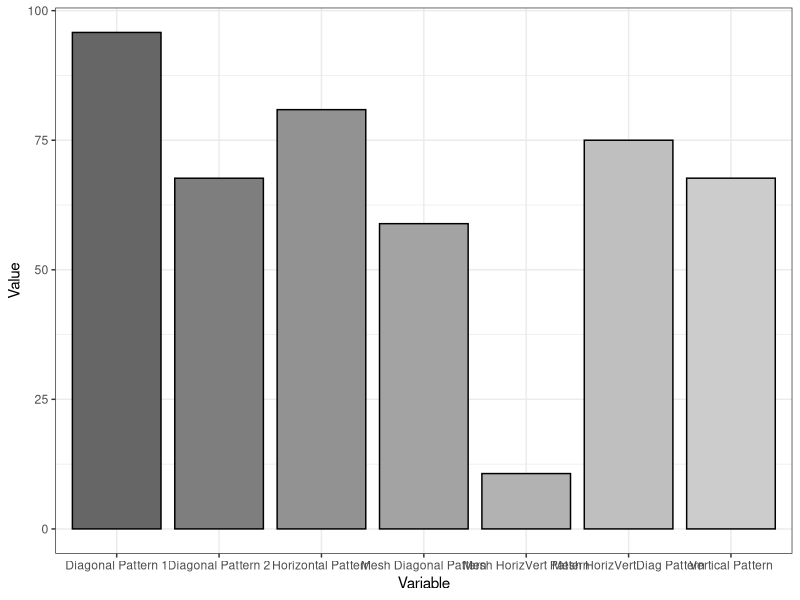
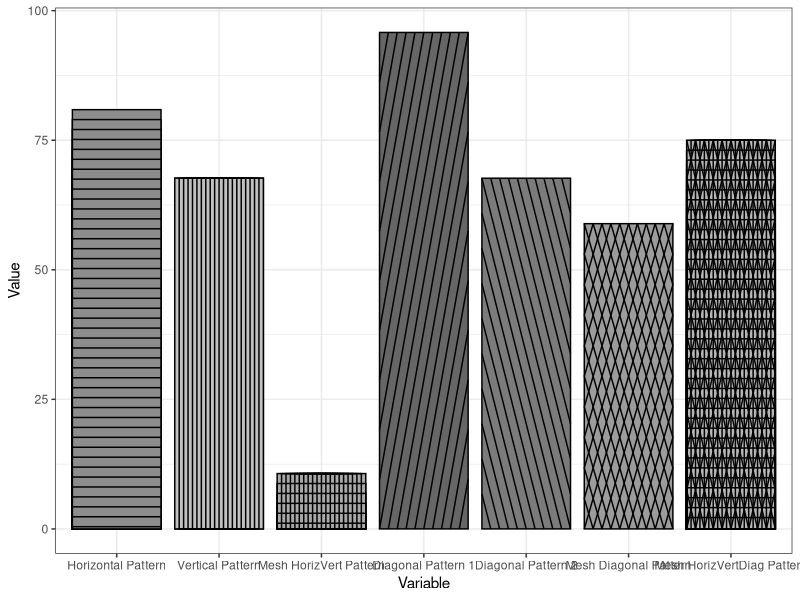

These charts were generated, in order, by the following R code:
#install.packages('ggplot2')

# Object inspection shows that layers are numbered so should be able to access each layer by inputting number also. For example change function
# input to include layer=1(a=4), for example? Maybe a better way to do that? Most sensible way would be to loop through layers and determine
# the index number of the bar for that layer. Removes need for extra input. May need to perform addition or subtraction to values if each layer
# resets index. Investigate.

library(ggplot2)

Example.Data<- data.frame(matrix(vector(), 0, 3, dimnames=list(c(), c("Value", "Variable", "Fill"))), stringsAsFactors=F)

Example.Data[1, ] <- c(80.9, 'Horizontal Pattern','Horizontal Pattern' )
Example.Data[2, ] <- c(67.677777, 'Vertical Pattern','Vertical Pattern' )
Example.Data[3, ] <- c(10.678, 'Mesh HorizVert Pattern','Mesh HorizVert Pattern' )
Example.Data[4,] <- c(95.8, 'Diagonal Pattern 1','Diagonal Pattern 1' )
Example.Data[5,] <- c(67.67, 'Diagonal Pattern 2','Diagonal Pattern 2' )
Example.Data[6,] <- c(58.9, 'Mesh Diagonal Pattern','Mesh Diagonal Pattern' )
Example.Data[7,] <- c(75, 'Mesh HorizVertDiag Pattern','Mesh HorizVertDiag Pattern' )

HighlightDataVert<-Example.Data[2, ]
HighlightHorizontal<-Example.Data[1, ]
HighlightMesh<-Example.Data[3, ]
HighlightHorizontal$Value<-as.numeric(HighlightHorizontal$Value)
Example.Data$Value<-as.numeric(Example.Data$Value)


example_plot<-ggplot(Example.Data, aes(x=Variable, y=Value, fill=factor(Fill))) + 
  theme_bw() + 
  theme(legend.position = "none")+
  scale_fill_grey(start=.4)+
  geom_bar(position='identity', stat="identity", colour="black", width=.86565656)

example_plot 


EggHatch <- function(ggplot2_plot, cond.list, width_Man = NULL){
    
    # use this for Relevel
    library(Epi)
    # default relevel to avoid index issue
    ggplot2_plot$data$Variable = Relevel(ggplot2_plot$data$Variable, ref = c(ggplot2_plot$data$Variable))
  
    print("When choosing patterns ensure that scaling does not obscure horizontal lines. Should horizontal lines be obscured consider a different pattern (A, C, D, or any combination of them.)")
    # if statement for when no value input in 'fill'
      library(stringi)
      library(plyr)
      library(gtools)
      library(stringr)
    
      
      input_position_dodge<-ggplot2_plot$layers[[1]]$position$width
      input_colour<-ggplot2_plot$layers[[1]]$aes_params$colour
      fill_value<-ggplot2_plot$layers[[1]]$aes_params$fill
      input_size<-ggplot2_plot$theme$rect$size
      input_width<-ggplot2_plot$layers[[1]]$geom_params$width
  
      
      # remove any spaces, tabs etc. from input string
      cond.list<-stri_replace_all_charclass(cond.list, "\\p{WHITE_SPACE}", "")
      
      # list of conditions input by users
      string_split1<-strsplit(cond.list, ",")[[1]]
    
      
      # Dataframe shaped to match number of patterns and conditions entries 
      df <- data.frame(matrix(ncol = 2, nrow = length(string_split1)))
      colnames(df) <- c("Pattern", "Condition")
    
      pattern_options <- c("A", "B", "C", "D") 
      
      
      BAR_OUTPUT1<-ggplot2_plot
      BAR_OUTPUT<-BAR_OUTPUT1
      
      for (pos in 1:length(string_split1)){
        
        # seperate pattern from input condition into list, dropping '='
        cond_patterns <- as.list(strsplit(string_split1[pos], "=")[[1]])
        
        # write values to relevant colomns on current row
        df$Pattern[pos]<-cond_patterns[1]
        df$Condition[pos]<-cond_patterns[2]
        
      }
      
      # find largest mean value and pass 2% of it
      two_percent_of_largest_mean<-((max(unlist(lapply(ggplot2_plot$data$Value,FUN=max)))/100)*2)
  
      
      # loop around for number of conditions
      for (pos in 1:length(df$Condition)){
      
          Condition_Pos=0
            
        # split pattern into individual characters
        pattern_split_loop_var<-as.character(df$Pattern[pos])
        pattern_split_loop_var<- strsplit(pattern_split_loop_var, "")[[1]]
            
        if(grep("A|B|C|D", df$Pattern[pos], ignore.case=TRUE)){
          
          
          if ((grepl('A', df$Pattern[pos], ignore.case=TRUE))){
            
            
            # get 25% of original width
            vert_bar_count = (((ggplot2_plot$layers[[1]]$geom_params$width)/100)*10)
            Condition_Pos<-as.numeric(df$Condition[pos])
            
            for (i in 1){
              
              if (is.null(fill_value)){
                
                BAR_OUTPUT<-BAR_OUTPUT+geom_bar(data=BAR_OUTPUT$data[Condition_Pos,], position=position_dodge(input_position_dodge), stat="identity", colour=input_colour, size=input_size, width=(ggplot2_plot$layers[[1]]$geom_params$width))
                
              }
            
              if (!is.null(fill_value)){
                
              BAR_OUTPUT<-BAR_OUTPUT+geom_bar(data=BAR_OUTPUT$data[Condition_Pos,], position=position_dodge(input_position_dodge), stat="identity", colour=input_colour, size=input_size, width=(ggplot2_plot$layers[[1]]$geom_params$width),fill=fill_value)
              
              }
              
              # loop 4 times 
              for (i in 1:((ggplot2_plot$layers[[1]]$geom_params$width)/vert_bar_count)){
                
                # when calculating the number of times to loop and draw consider making value = bar width
                # additionally consider add a verticle line '0' by default. Should get around any 
                # stepping outside range
                # alternative just draw a line on each unit on the x-axis inside bounds of bar: number at given
                # point (x-axis label) then either side of number, for example:
                # geom_vline(xintercept=c(1.5,2.5, 10.5), linetype="dotted", size=.8)
                #
                # ensure the Condition_Position value is correct here
                BAR_OUTPUT<-BAR_OUTPUT+geom_bar(data=BAR_OUTPUT$data[Condition_Pos,], position=position_dodge(input_position_dodge), stat="identity", colour=input_colour, size=input_size, width=(ggplot2_plot$layers[[1]]$geom_params$width)-vert_bar_count, fill='transparent')
                vert_bar_count = vert_bar_count + (((ggplot2_plot$layers[[1]]$geom_params$width)/100)*10)#((ggplot2_plot$layers[[1]]$geom_params$width)/4)
                
              }
            }
            
            if ((grepl('B', df$Pattern[pos], ignore.case=TRUE))){  
              
              point_1_percent_of_current_mean <- ((BAR_OUTPUT$data$Value[Condition_Pos]/100)*.1)
              
              while((BAR_OUTPUT$data$Value[Condition_Pos])>=two_percent_of_largest_mean){ 
                
                # this breaks while loop to prevent going below x-axis 0
                if(((as.numeric(BAR_OUTPUT$data$Value[Condition_Pos]))-(ggplot2_plot$data$Value[Condition_Pos]/100))<0){
                  
                  break
                  
                }
                
                BAR_OUTPUT$data$Value[Condition_Pos]<-(as.numeric(BAR_OUTPUT$data$Value[Condition_Pos]))-two_percent_of_largest_mean
                
                # This stops line very close to 0 on y-axis
                if(((BAR_OUTPUT$data$Value[Condition_Pos])<((two_percent_of_largest_mean/100)*15))){
                  
                  break
                  
                }
                
                BAR_OUTPUT<-BAR_OUTPUT+geom_bar(data=BAR_OUTPUT$data[Condition_Pos,], position=position_dodge(input_position_dodge), stat="identity", colour=input_colour, size=input_size, width = ggplot2_plot$layers[[1]]$geom_params$width, fill='transparent')
                
                
              }
  
                
            } # end of sub grepl 'B'
            
            if ((grepl('C', df$Pattern[pos], ignore.case=TRUE))){


              # Code for diagonal C
              position_input_x<-as.numeric(df$Condition[pos])
              position_input_y<-as.numeric(df$Condition[pos])
              # half of input width
              # when minused from centre of bar point on x-axis
              # it gives value at start of bar on x-axis
              # inverse true for end of bar width
              half_input_width<-input_width/2
              ten_perc_input_width<-((input_width/100)*10)

              x_axis_min <- position_input_x-half_input_width
              x_axis_start_top<-x_axis_min
              x_axis_start_bottom<-x_axis_min
              x_axis_max <- position_input_x+half_input_width
              
              
              y_axis_max<- ggplot2_plot$data$Value[position_input_y]
              # need to pull the max value from the example_plot the max boundries...
              # or caluclate the
              z_percent_of_current_mean<-(y_axis_max/100)*10
              
              

              df_diag <- data.frame(

                # start on x-axis-end on x-axis
                x = c(x_axis_start_bottom,x_axis_start_top),


                # start on y-axis-end on y-axis
                y = c(y_axis_max,y_axis_max), Fill='Hope you\'re having a nice day.')


              for(i in 1:19){
                
                # run if 2nd x-position is less or equal to rightmost edge of bar
                # minus 10% of total input width
                if (df_diag$x[2]<(as.character(x_axis_max))){
                  
                  
                  # 1/10 of unit value in width field
                  df_diag$x[2]<-df_diag$x[2]+(ten_perc_input_width)
                  
                  # subtract z percent from 1st y height
                  df_diag$y[1]<-df_diag$y[1]-(z_percent_of_current_mean)
                  
                  # draw using current df_diag values
                  BAR_OUTPUT<-BAR_OUTPUT+geom_path(data=df_diag, aes(x=x, y=y),colour = "black")
                  
                } # end of if statement when less than x_axis_max
                
                # run this code to limit 2nd x-point from moving past rightmost edge of bar
                if (df_diag$x[2]==as.character(x_axis_max)){
                  
                  
                  # drop height of 2nd y-position by z percentage
                  df_diag$y[2]<-df_diag$y[2]-(z_percent_of_current_mean)
                  
                  if(df_diag$y[1]<=z_percent_of_current_mean){
                    
                    df_diag$x[1]<-df_diag$x[1]+ten_perc_input_width
                  }
                  
                  BAR_OUTPUT<-BAR_OUTPUT+geom_path(data=df_diag, aes(x=x, y=y),colour = "black")
                  
                } # end of if statement when x_axis_max reached
                
                
              } # end of for loop 1:19


            } # end of sub grepl 'C'
            
            if ((grepl('D', df$Pattern[pos], ignore.case=TRUE))){
             
              # Code for left leaning diagonal 'D'
              position_input_x<-as.numeric(df$Condition[pos])
              position_input_y<-as.numeric(df$Condition[pos])
              # half of input width
              # when minused from centre of bar point on x-axis
              # it gives value at start of bar on x-axis
              # inverse true for end of bar width
              half_input_width<-input_width/2
              ten_perc_input_width<-((input_width/100)*10)
              
              x_axis_min <- position_input_x-half_input_width
              x_axis_max <- position_input_x+half_input_width
              y_axis_max<- ggplot2_plot$data$Value[position_input_y]
              # need to pull the max value from the example_plot the max boundries...
              # or caluclate the
              z_percent_of_current_mean<-(y_axis_max/100)*10
              
              df_diag <- data.frame(
                
                # start on x-axis-end on x-axis
                x = c(x_axis_max,x_axis_max),
                
                
                # start on y-axis-end on y-axis
                y = c(y_axis_max,y_axis_max), Fill='Hope you\'re having a nice day.')
              
             
              for(i in 1:19){
                
                # run if 1st x-position is less or equal to leftmost edge of bar
                # minus 10% of total input width
                if (df_diag$x[2]>(as.character(x_axis_min))){
                  
                 
                  # 1/10 of unit value in width field
                  df_diag$x[2]<-df_diag$x[2]-(ten_perc_input_width)
                  
                  # subtract z percent from 1st y height
                  df_diag$y[1]<-df_diag$y[1]-(z_percent_of_current_mean)
                  
                  # draw using current df_diag values
                  BAR_OUTPUT<-BAR_OUTPUT+geom_path(data=df_diag, aes(x=x, y=y),colour = "black")
                  
                } # end of if statement when less than x_axis_max
                
                # run this code to limit 2nd x-point from moving past rightmost edge of bar
                if (df_diag$x[2]==as.character(x_axis_min)){
                  
                  # drop height of 2nd y-position by z percentage
                  df_diag$y[2]<-df_diag$y[2]-(z_percent_of_current_mean)
                  
                  if(df_diag$y[1]<=z_percent_of_current_mean){
                    
                    
                    df_diag$x[1]<-df_diag$x[1]-ten_perc_input_width
                  }
                  
                  BAR_OUTPUT<-BAR_OUTPUT+geom_path(data=df_diag, aes(x=x, y=y),colour = "black")
                  
                } # end of if statement when x_axis_max reached
                
                
              } # end of for loop 1:19
               
            }
            
          } # end of if grepl 'A'
          
         
          # This runs code when *only* 'B' in string
          if ((!grepl("[^B]", df$Pattern[pos], ignore.case=TRUE))==TRUE){
            
            Condition_Pos<-as.numeric(df$Condition[pos])
            one_percent_horiz<-(BAR_OUTPUT$data$Value[Condition_Pos])/100
            Twenty_percent_horiz<-(one_percent_horiz*20)
            
            point_1_percent_of_current_mean <- ((BAR_OUTPUT$data$Value[Condition_Pos]/100)*.1)
            
            # draw original bar -> avoids any issue with 'fill' and drawing incorrect height
            BAR_OUTPUT<-BAR_OUTPUT+geom_bar(data=BAR_OUTPUT$data[Condition_Pos,], position=position_dodge(input_position_dodge), stat="identity", colour=input_colour, size=input_size, width = ggplot2_plot$layers[[1]]$geom_params$width)
            
            # drawing lines (via minusing mean) above 0 on y-axis
            while((BAR_OUTPUT$data$Value[Condition_Pos])>=two_percent_of_largest_mean){ 
              
              # this breaks while loop to prevent going below x-axis 0
              if(((as.numeric(BAR_OUTPUT$data$Value[Condition_Pos]))-(ggplot2_plot$data$Value[Condition_Pos]/100))<0){
                
                break
                
              }
              
              
              # check null value
              if (is.null(fill_value)){
                
                BAR_OUTPUT$data$Value[Condition_Pos]<-(as.numeric(BAR_OUTPUT$data$Value[Condition_Pos]))-two_percent_of_largest_mean
                
                if(((BAR_OUTPUT$data$Value[Condition_Pos])<((two_percent_of_largest_mean/100)*15))){
                  
                  break
                  
                }
                
                BAR_OUTPUT<-BAR_OUTPUT+geom_bar(data=BAR_OUTPUT$data[Condition_Pos,], position=position_dodge(input_position_dodge), stat="identity", colour=input_colour, size=input_size, width = ggplot2_plot$layers[[1]]$geom_params$width)
                
                
              }
              
              if (!is.null(fill_value)){
              
                BAR_OUTPUT$data$Value[Condition_Pos]<-(as.numeric(BAR_OUTPUT$data$Value[Condition_Pos]))-two_percent_of_largest_mean
                
                if(((BAR_OUTPUT$data$Value[Condition_Pos])<((two_percent_of_largest_mean/100)*15))){
                  
                  break
                  
                }
                
                BAR_OUTPUT<-BAR_OUTPUT+geom_bar(data=BAR_OUTPUT$data[Condition_Pos,], position=position_dodge(input_position_dodge), stat="identity", colour=input_colour, size=input_size, width = ggplot2_plot$layers[[1]]$geom_params$width, fill=fill_value)
                
              }
        
              
            }
    
            
          } # end of if grepl 'B'
          
          if ((!grepl('A', df$Pattern[pos], ignore.case=TRUE))==TRUE){
          # Only run this code if 'A' is NOT in string - issue lies in BAR_OUTPUT value
            if ((grepl('C', df$Pattern[pos], ignore.case=TRUE))){
              
              Condition_Pos<-as.numeric(df$Condition[pos])
              
              if ((grepl('B', df$Pattern[pos], ignore.case=TRUE))){

                # draw original bar -> avoids any issue with 'fill' and drawing incorrect height
                BAR_OUTPUT<-BAR_OUTPUT+geom_bar(data=BAR_OUTPUT$data[Condition_Pos,], position=position_dodge(input_position_dodge), stat="identity", colour=input_colour, size=input_size, width = ggplot2_plot$layers[[1]]$geom_params$width)

                point_1_percent_of_current_mean <- ((BAR_OUTPUT$data$Value[Condition_Pos]/100)*.1)

                
                while((BAR_OUTPUT$data$Value[Condition_Pos])>=two_percent_of_largest_mean){

                  
                  # this breaks while loop to prevent going below x-axis 0
                  if(((as.numeric(BAR_OUTPUT$data$Value[Condition_Pos]))-(ggplot2_plot$data$Value[Condition_Pos]/100))<0){

                    break

                  }

                  BAR_OUTPUT$data$Value[Condition_Pos]<-(as.numeric(BAR_OUTPUT$data$Value[Condition_Pos]))-two_percent_of_largest_mean

                  # This stops line very close to 0 on y-axis
                  if(((BAR_OUTPUT$data$Value[Condition_Pos])<((two_percent_of_largest_mean/100)*15))){

                    break


                  }

                  BAR_OUTPUT<-BAR_OUTPUT+geom_bar(data=BAR_OUTPUT$data[Condition_Pos,], position=position_dodge(input_position_dodge), stat="identity", colour=input_colour, size=input_size, width = ggplot2_plot$layers[[1]]$geom_params$width, fill='transparent')


                }


              } # end of sub grepl 'B'
              
              # Code for right leaning diagonal 'C'
              position_input_x<-as.numeric(df$Condition[pos])
              position_input_y<-as.numeric(df$Condition[pos])
              # half of input width
              # when minused from centre of bar point on x-axis
              # it gives value at start of bar on x-axis
              # inverse true for end of bar width
              half_input_width<-input_width/2
              ten_perc_input_width<-((input_width/100)*10)
    
              x_axis_min <- position_input_x-half_input_width
              x_axis_max <- position_input_x+half_input_width
             
              y_axis_max<- ggplot2_plot$data$Value[position_input_y]
              # need to pull the max value from the example_plot the max boundries...
              # or caluclate the
              z_percent_of_current_mean<-(y_axis_max/100)*10

              df_diag <- data.frame(
    
                                  # start on x-axis-end on x-axis
                                  x = c(x_axis_min,x_axis_min),
    
    
                                  # start on y-axis-end on y-axis
                                  y = c(y_axis_max,y_axis_max), Fill='Hope you\'re having a nice day.')
    
    
             for(i in 1:19){
    
                # run if 2nd x-position is less or equal to rightmost edge of bar
                # minus 10% of total input width
                if (df_diag$x[2]<(as.character(x_axis_max))){
                  
                  
                  # 1/10 of unit value in width field
                  df_diag$x[2]<-df_diag$x[2]+(ten_perc_input_width)
                  
                  # subtract z percent from 1st y height
                  df_diag$y[1]<-df_diag$y[1]-(z_percent_of_current_mean)
                  
                  # draw using current df_diag values
                  BAR_OUTPUT<-BAR_OUTPUT+geom_path(data=df_diag, aes(x=x, y=y),colour = "black")
                  
                } # end of if statement when less than x_axis_max
               
                # run this code to limit 2nd x-point from moving past rightmost edge of bar
                if (df_diag$x[2]==as.character(x_axis_max)){
                  
                  # drop height of 2nd y-position by z percentage
                  df_diag$y[2]<-df_diag$y[2]-(z_percent_of_current_mean)
                  
                  if(df_diag$y[1]<=z_percent_of_current_mean){
                    
                    df_diag$x[1]<-df_diag$x[1]+ten_perc_input_width
                  }
                  
                  BAR_OUTPUT<-BAR_OUTPUT+geom_path(data=df_diag, aes(x=x, y=y),colour = "black")
                  
                } # end of if statement when x_axis_max reached
                
    
              } # end of for loop 1:19
    
    
            } # end of grepl 'C'
          
            
            if ((grepl('D', df$Pattern[pos], ignore.case=TRUE))){
              
              Condition_Pos<-as.numeric(df$Condition[pos])
              
              if ((grepl('B', df$Pattern[pos], ignore.case=TRUE))){
                
                # draw original bar -> avoids any issue with 'fill' and drawing incorrect height
                BAR_OUTPUT<-BAR_OUTPUT+geom_bar(data=BAR_OUTPUT$data[Condition_Pos,], position=position_dodge(input_position_dodge), stat="identity", colour=input_colour, size=input_size, width = ggplot2_plot$layers[[1]]$geom_params$width)
                
                point_1_percent_of_current_mean <- ((BAR_OUTPUT$data$Value[Condition_Pos]/100)*.1)
                
                while((BAR_OUTPUT$data$Value[Condition_Pos])>=two_percent_of_largest_mean){
                  
                  # this breaks while loop to prevent going below x-axis 0
                  if(((as.numeric(BAR_OUTPUT$data$Value[Condition_Pos]))-(ggplot2_plot$data$Value[Condition_Pos]/100))<0){
                    
                    break
                    
                  }
                  
                  BAR_OUTPUT$data$Value[Condition_Pos]<-(as.numeric(BAR_OUTPUT$data$Value[Condition_Pos]))-two_percent_of_largest_mean
                  
                  # This stops line very close to 0 on y-axis
                  if(((BAR_OUTPUT$data$Value[Condition_Pos])<((two_percent_of_largest_mean/100)*15))){
                    
                    break
                    
                  }
                  
                  BAR_OUTPUT<-BAR_OUTPUT+geom_bar(data=BAR_OUTPUT$data[Condition_Pos,], position=position_dodge(input_position_dodge), stat="identity", colour=input_colour, size=input_size, width = ggplot2_plot$layers[[1]]$geom_params$width, fill='transparent')
                  
                  
                }
                
                
              } # end of sub grepl 'B'
              
              # Code for left leaning diagonal 'D'
              position_input_x<-as.numeric(df$Condition[pos])
              position_input_y<-as.numeric(df$Condition[pos])
              # half of input width
              # when minused from centre of bar point on x-axis
              # it gives value at start of bar on x-axis
              # inverse true for end of bar width
              half_input_width<-input_width/2
              ten_perc_input_width<-((input_width/100)*10)
              
              x_axis_min <- position_input_x-half_input_width
              x_axis_max <- position_input_x+half_input_width
              
              y_axis_max<- ggplot2_plot$data$Value[position_input_y]
              # need to pull the max value from the example_plot the max boundries...
              # or caluclate the
              z_percent_of_current_mean<-(y_axis_max/100)*10
              
              df_diag <- data.frame(
                
                # start on x-axis-end on x-axis
                x = c(x_axis_max,x_axis_max),
                
                
                # start on y-axis-end on y-axis
                y = c(y_axis_max,y_axis_max), Fill='Hope you\'re having a nice day.')
              
              
              for(i in 1:19){
                
                # run if 1st x-position is less or equal to leftmost edge of bar
                # minus 10% of total input width
                if (df_diag$x[2]>(as.character(x_axis_min))){
                  
                 
                  # 1/10 of unit value in width field
                  df_diag$x[2]<-df_diag$x[2]-(ten_perc_input_width)
                  
                  # subtract z percent from 1st y height
                  df_diag$y[1]<-df_diag$y[1]-(z_percent_of_current_mean)
                  
                  # draw using current df_diag values
                  BAR_OUTPUT<-BAR_OUTPUT+geom_path(data=df_diag, aes(x=x, y=y),colour = "black")
                  
                } # end of if statement when less than x_axis_max
                
                # run this code to limit 2nd x-point from moving past rightmost edge of bar
                if (df_diag$x[2]==as.character(x_axis_min)){
                  
                  # drop height of 2nd y-position by z percentage
                  df_diag$y[2]<-df_diag$y[2]-(z_percent_of_current_mean)
                  
                  if(df_diag$y[1]<=z_percent_of_current_mean){
                    
                    df_diag$x[1]<-df_diag$x[1]-ten_perc_input_width
                  }
                  
                  BAR_OUTPUT<-BAR_OUTPUT+geom_path(data=df_diag, aes(x=x, y=y),colour = "black")
                  
                } # end of if statement when x_axis_max reached
                
                
              } # end of for loop 1:19
              
              
            } # end of grepl 'D'
              
        } # end of no 'A' if statment
          
        }  
        
        
            
        } # second loop
        
      BAR_OUTPUT
      
  }
    
  
  

  
  
# pattern letters and row numbers
# combine patterns by combining letters, for example: AB, ABC etc.
# A=vertical lines
# B=horizontal lines
# C=diagonal lines bottom-top
# D=diagonal lines top-bottom
# Numbers represent data index (row number) in dataframe
EggHatch_output<-EggHatch(example_plot, ('b=1, A=2, Ba=3, C=4, d=5, Dc=6, ABcD=7'))
EggHatch_output
